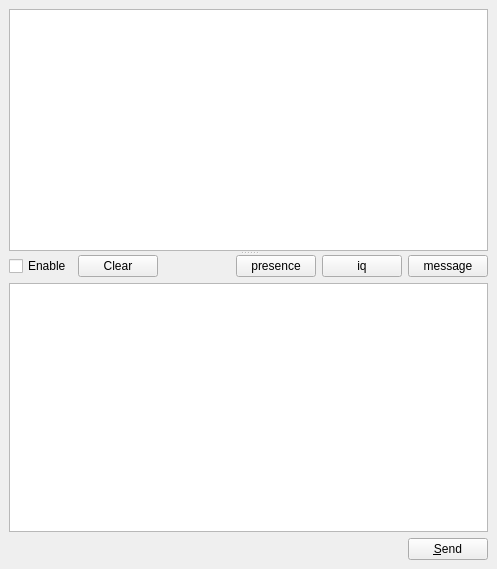
<ui version="4.0" >
 <class>xmlConsole</class>
 <widget class="QMainWindow" name="xmlConsole" >
  <property name="geometry" >
   <rect>
    <x>0</x>
    <y>0</y>
    <width>497</width>
    <height>569</height>
   </rect>
  </property>
  <property name="windowTitle" >
   <string>XML Console</string>
  </property>
  <property name="windowIcon" >
   <iconset>
    <normaloff>images/16x16/apps/jabbim.png</normaloff>images/16x16/apps/jabbim.png</iconset>
  </property>
  <widget class="QWidget" name="centralwidget" >
   <layout class="QGridLayout" >
    <property name="margin" >
     <number>9</number>
    </property>
    <property name="spacing" >
     <number>6</number>
    </property>
    <item row="0" column="0" >
     <widget class="QSplitter" name="splitter" >
      <property name="orientation" >
       <enum>Qt::Vertical</enum>
      </property>
      <widget class="QTextBrowser" name="xml" />
      <widget class="QWidget" name="layoutWidget" >
       <layout class="QGridLayout" >
        <property name="margin" >
         <number>0</number>
        </property>
        <property name="spacing" >
         <number>6</number>
        </property>
        <item row="1" column="0" colspan="6" >
         <widget class="QTextEdit" name="textEdit" >
          <property name="acceptRichText" >
           <bool>false</bool>
          </property>
         </widget>
        </item>
        <item row="0" column="1" >
         <widget class="QPushButton" name="clear" >
          <property name="text" >
           <string>Clear</string>
          </property>
         </widget>
        </item>
        <item row="0" column="3" >
         <widget class="QPushButton" name="presence" >
          <property name="text" >
           <string>presence</string>
          </property>
         </widget>
        </item>
        <item row="0" column="4" >
         <widget class="QPushButton" name="iq" >
          <property name="text" >
           <string>iq</string>
          </property>
         </widget>
        </item>
        <item row="0" column="0" >
         <widget class="QCheckBox" name="enable" >
          <property name="text" >
           <string>Enable</string>
          </property>
          <property name="checked" >
           <bool>false</bool>
          </property>
         </widget>
        </item>
        <item row="0" column="2" >
         <spacer>
          <property name="orientation" >
           <enum>Qt::Horizontal</enum>
          </property>
          <property name="sizeHint" stdset="0" >
           <size>
            <width>81</width>
            <height>20</height>
           </size>
          </property>
         </spacer>
        </item>
        <item row="0" column="5" >
         <widget class="QPushButton" name="message" >
          <property name="text" >
           <string>message</string>
          </property>
         </widget>
        </item>
       </layout>
      </widget>
     </widget>
    </item>
    <item row="1" column="0" >
     <layout class="QHBoxLayout" >
      <property name="spacing" >
       <number>6</number>
      </property>
      <property name="margin" >
       <number>0</number>
      </property>
      <item>
       <spacer>
        <property name="orientation" >
         <enum>Qt::Horizontal</enum>
        </property>
        <property name="sizeHint" stdset="0" >
         <size>
          <width>441</width>
          <height>21</height>
         </size>
        </property>
       </spacer>
      </item>
      <item>
       <widget class="QPushButton" name="send" >
        <property name="text" >
         <string>&amp;Send</string>
        </property>
       </widget>
      </item>
     </layout>
    </item>
   </layout>
  </widget>
 </widget>
 <resources/>
 <connections>
  <connection>
   <sender>clear</sender>
   <signal>clicked()</signal>
   <receiver>xml</receiver>
   <slot>clear()</slot>
   <hints>
    <hint type="sourcelabel" >
     <x>124</x>
     <y>397</y>
    </hint>
    <hint type="destinationlabel" >
     <x>115</x>
     <y>235</y>
    </hint>
   </hints>
  </connection>
 </connections>
</ui>
